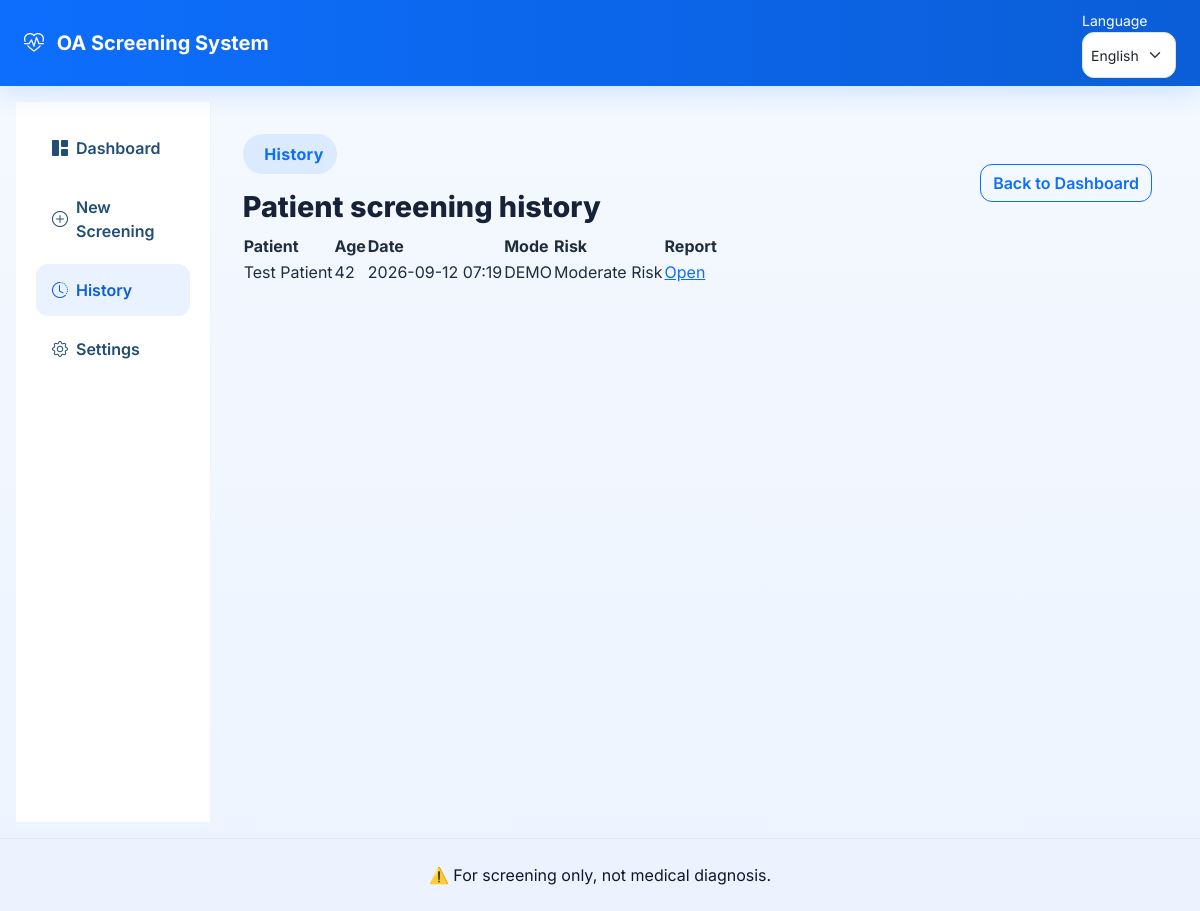
The app's page /history with its own data.
### flask_app/models/screening.py (models this page shows, shortened)
class Screening(db.Model):
    __tablename__ = "screenings"
    id = db.Column(db.Integer, primary_key=True)
    patient_id = db.Column(db.Integer, db.ForeignKey("patients.id"), nullable=False)
    mode = db.Column(db.String(20), nullable=False, default="LIVE")
    gait_speed = db.Column(db.Float, nullable=False)
    stride_time = db.Column(db.Float, nullable=False)
    stride_length = db.Column(db.Float, nullable=False)
    cadence = db.Column(db.Float, nullable=False)
    knee_rom = db.Column(db.Float, nullable=False)
    step_time_std = db.Column(db.Float, nullable=False)
    risk_class = db.Column(db.Integer, nullable=False)
    risk_label = db.Column(db.String(50), nullable=False)
    confidence = db.Column(db.Float, nullable=False)
    timestamp = db.Column(db.DateTime, default=datetime.utcnow, nullable=False)
    patient = db.relationship("Patient", back_populates="screenings")
    report = db.relationship("Report", back_populates="screening", uselist=False, cascade="all, delete-orphan")

### flask_app/models/patient.py (models this page shows, shortened)
class Patient(db.Model):
    __tablename__ = "patients"
    id = db.Column(db.Integer, primary_key=True)
    name = db.Column(db.String(150), nullable=False)
    age = db.Column(db.Integer, nullable=True)
    gender = db.Column(db.String(50), nullable=True)
    phone = db.Column(db.String(50), nullable=True)
    email = db.Column(db.String(150), nullable=True)
    address = db.Column(db.Text, nullable=True)
    state = db.Column(db.String(100), nullable=True)
    district = db.Column(db.String(100), nullable=True)
    village_town = db.Column(db.String(100), nullable=True)
    occupation = db.Column(db.String(100), nullable=True)
    screening_date = db.Column(db.Date, nullable=True)
    screening_mode = db.Column(db.String(20), nullable=True)
    pain_level = db.Column(db.Integer, nullable=True)
    mobility = db.Column(db.String(80), nullable=True)
    medical_history = db.Column(db.Text, nullable=True)
    knee_pain = db.Column(db.String(20), nullable=True)
    walking_difficulty = db.Column(db.String(20), nullable=True)
    stair_climbing_difficulty = db.Column(db.String(20), nullable=True)
    stiffness_after_rest = db.Column(db.String(20), nullable=True)
    chair_standing_difficulty = db.Column(db.String(20), nullable=True)
    reduced_knee_movement = db.Column(db.String(20), nullable=True)
    symptom_duration = db.Column(db.String(50), nullable=True)
    created_at = db.Column(db.DateTime, default=datetime.utcnow, nullable=False)
    screenings = db.relationship("Screening", back_populates="patient", cascade="all, delete-orphan")

### flask_app/routes/main_routes.py (the view)
@main_bp.route("/history")
def history_page():
    screenings = Screening.query.join(Patient, Screening.patient_id == Patient.id).order_by(Screening.timestamp.desc()).all()
    return render_template("history.html", history=screenings, **_lang_context())

### flask_app/routes/main_routes.py (called while the page is built)
def _lang_context(lang: str | None = None):
    active_lang = lang or session.get("language", "en")
    return {
        "language": active_lang,
        "languages": LANGUAGE_OPTIONS,
        "translations": TRANSLATIONS.get(active_lang, TRANSLATIONS["en"]),
    }

### flask_app/templates/history.html (shortened to what this page needs)
{% extends 'base.html' %} {% block content %}
<section class="page-header compact">
  <div
    class="d-flex justify-content-between align-items-center flex-wrap gap-3"
  >
    <div>
      <span class="section-badge"
        >{{
        translations.get('history', 'History') }}</span
      >
      <h1 class="page-title mt-3">Patient screening history</h1>
    </div>
    <a href="{{ url_for('main_bp.index') }}" class="btn btn-outline-primary"
      >Back to Dashboard</a
    >
  </div>
</section>
<div class="card-panel">
  {% if history %}
  <div class="table-responsive">
    <table class="modern-table">
      <thead>
        <tr>
          <th>Patient</th>
          <th>Age</th>
          <th>Date</th>
          <th>Mode</th>
          <th>Risk</th>
          <th>Report</th>
        </tr>
      </thead>
      <tbody>
        {% for item in history %}
        <tr>
          <td>{{ item.patient.name if item.patient else 'N/A' }}</td>
          <td>
            {{ item.patient.age if item.patient and item.patient.age is not none
            else 'N/A' }}
          </td>
          <td>
            {{ item.timestamp.strftime('%Y-%m-%d %H:%M') if item.timestamp else
            'N/A' }}
          </td>
          <td>{{ item.mode or 'LIVE' }}</td>
          <td>
            <span
              class="status-badge {{ 'low' if item.risk_label == 'Low Risk' else 'moderate' if item.risk_label == 'Moderate Risk' else 'high' if item.risk_label else 'neutral' }}"
            >
              {{ item.risk_label or 'N/A' }}
            </span>
          </td>
          <td><a href="/report/{{ item.id }}" class="mini-link">Open</a></td>
        </tr>
        {% endfor %}
      </tbody>
    </table>
  </div>
  {% endif %}
</div>
{% endblock %}

### flask_app/static/css/style.css (style rules this page uses)
body { background: linear-gradient(180deg, #f5f9ff 0%, #edf4ff 100%); font-family: "Inter", sans-serif; color: #1f2d3d; }
.page-title { font-size: clamp(1.8rem, 2vw, 2.4rem); font-weight: 800; color: #152238; }
.section-badge { display: inline-flex; align-items: center; background: rgba(13, 110, 253, 0.1); color: #0d6efd; border-radius: 999px; padding: 0.5rem 0.85rem; font-weight: 700; letter-spacing: 0.02em; }
.btn { border-radius: 12px; font-weight: 600; }

### records on screen
Screening: patient "Test Patient", patient "42", timestamp "2026-09-12 07:19", mode "DEMO", risk_label "Moderate Risk"

### other values on screen
{{ translations.get('app_title', 'OA Screening System') }} "OA Screening System"
{{ translations.get('language', 'Language') }} "Language"
{{ translations.get('history', 'History') }} "History"
